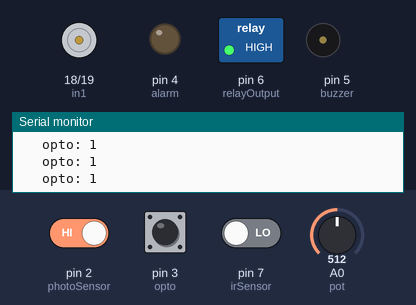
Bench run of a sketch on a simulated Arduino Uno, built with avr-gcc and run on an emulated ATmega328P. Parts: motor-driver pin pairs drawn as motors (green arrow = first pin HIGH = forward, orange = second pin HIGH = backward, longer = more drive, scaled by the enable pin), switched loads named in the sketch (green lamp = pin HIGH), output pins drawn as LEDs (lit = HIGH), buzzer (waves = sounding, pin HIGH), the last lines printed to the serial monitor. Dashed ring = blinking. The inputs (shaded band) are chosen by the test bench; at power-on: pin 3 (opto) HIGH, pin 2 (photoSensor) HIGH, pin 7 (irSensor) LOW, A0 (pot) = 512.

Above: at 1.3 s.
1.4 s: pin 3 (opto) pulled LOW for 1 s
At 2.2 s:
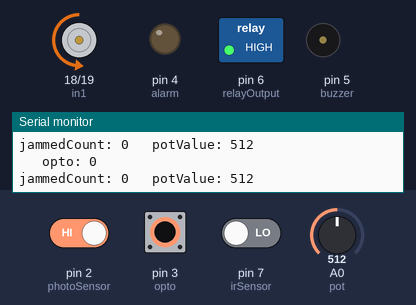
At 3.2 s:
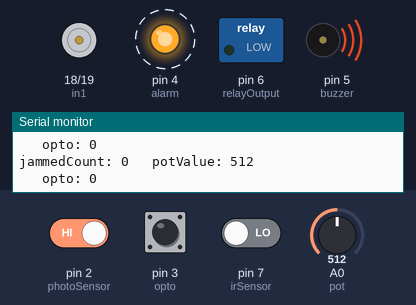
4.8 s: pin 2 (photoSensor) driven LOW
At 6.2 s:
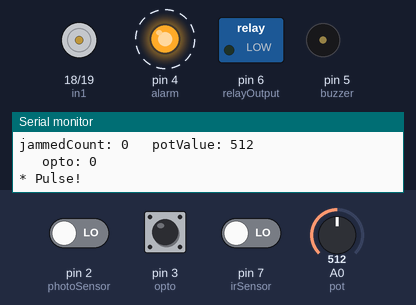
Timing chart, 0 to 13.8 s (numbered marks = the images above; inputs shaded):
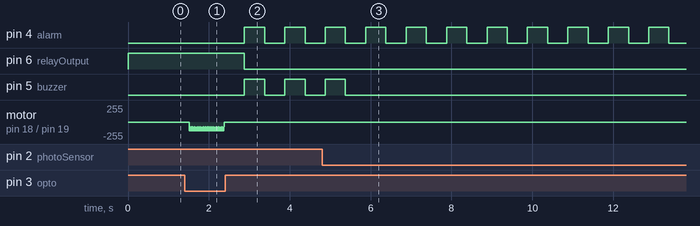

Measured:
- after the input at 1.4 s, pin 4 (alarm): alternates HIGH for 0.50 s and LOW for 0.50 s, starting after 1.5 s; pin 6 (relayOutput): HIGH → LOW after 1.5 s

The sketch:

CaseFeeder_upgrade.ino
```cpp
/*  Motor control for a Dillon Casefeeder
 *
 *   Uses sensors to detect jams of the feeder and attempts to clear the jam or shutdown if necessary.
 *
 *   -- Devices
 *   Potentiometer allows user to set the rotation speed of the feeder
 *   Photo sensor to detect rotation of the case feeder shell plate
 *   IR reflective sensor to detect cases stuck in the drop tube
 *   LEDs to indicate motor behavior (green and yellow)
 *   Red LED to indicate the feeder is stuck and needs manual attention
 *   Buzzer to alert user to the alarm
 *
 *   -- External machine interface
 *   1/8" headphone style socket
 *   Tip - system ground
 *   Ring - Input (3 - 24 VDC) allowing the rotation to be turned on/off by another machine
 *   Shield - Dry contact output indicating the system is jammed
 *
 *   -- Principle of operation:
 *   System reads the value of the potentiometer to determine desired speed.
 *   System sets the motor to forward rotation and initiates PWM output for the speed.
 *   System detects pulses from the photodiode indicating that the shell plate is rotating
 *   If the system does not detect photo pulses, it will reverse the rotation for a moment to clear the jam, and then return to normal forward operation
 *   If the system detects multiple consecutive jams, it will sound an alarm and stop the motor.  User must cycle the power switch to reset.
 *   To detect jams more quickly, the rate that photo pulses must arrive varies based upon the selected speed.
 *
*/

#define pot A0         // for setting speed
#define enA 11         // PWM output to H-Bridge
#define in1 18         // direction setting for H-Bridge
#define in2 19         // direction setting for H-Bridge
#define opto 3         // Opto-isolator for external control input
#define alarm 4        // Red LED for alarm indication
#define buzzer 5       // Sounder for alarm
#define relayOutput 6  // Provides alarm indication to external system

#define photoSensor 2  // for disk rotation
#define irSensor 7     // for droptube funnel

bool rotation = false; // indicates if the interrupt has detected a photo pulse during the last cycle through the loop
int rotationCount = 0; // how many times through the loop since the last photo pulse
int rotationMax = 55;  // how many times through the loop with no rotations to indicate a jammed rotor

int rotationLimit = 0;  // a dynamic limit that is based upon the speed setting of the potentiometer

int potValue = 0;       // current reading from the speed control pot
int forwardSpeed = 0;   // dynamic value based on potValue

int reverseSpeed = 45;  // PWM value to send to the H-Bridge when reversing
int reverseTime = 1000; // milli-seconds to reverse the motor when it jams

bool jammed = false;    // is the motor currently jammed
int jammedCount = 0;    // how many consecutive jams have been counted
int irSensorCount = 0;  // how many loops through that the IR sensor has detected a case in the droptube
int irSensorMax   = 20;  // max number of IR sensor counts until the alarm is triggered

bool runSignal = true;  // controls whether the motor should be running

void rotationSet(){ // if the photoSensor was triggered then set the rotation flag
  rotation = true;
  Serial.println("* Pulse!");
}

void startMotor(int aSpeed){  // this will brake the motor
  analogWrite(enA, 70); // apply starting pulse
  delay(10);
  analogWrite(enA, aSpeed); // set motor speed
}


void stopMotor(){  // this will brake the motor
  digitalWrite(in1, LOW);
  digitalWrite(in2, LOW);
  analogWrite(enA, 200); // apply braking pulse
  delay(500);
  analogWrite(enA, 0); // shutoff motor
}

void forwardDirection(){
  digitalWrite(in1, LOW);
  digitalWrite(in2, HIGH);
}

void reverseDirection(){
      digitalWrite(in1, HIGH);
    digitalWrite(in2, LOW);
}

void signalAlarm(){  // NOTE:  this is an END STATE, once it enters this it never leaves
  int buzzerCount = 0;
  digitalWrite(relayOutput, LOW);
  while (true){  // loop until device is reset
    digitalWrite(alarm, HIGH);
    if (buzzerCount < 3) {  // only buzz N times
      digitalWrite(buzzer, HIGH);
    }
    delay(500);
    digitalWrite(alarm, LOW);
    digitalWrite(buzzer, LOW);
    delay(500);
    buzzerCount++;
  }
}

bool checkIRsensor(){  // read the sensor and return whether to shutdown
  bool result = false;
  if (!digitalRead(irSensor)) {
    irSensorCount++;
  } else {
    irSensorCount = 0;  // if nothing in the droptube, then reset the count
  }
  if (irSensorCount > irSensorMax){
    result = true;
  }
  return result;
}

void setup() {
  // TCCR2B = TCCR2B & B11111000 | B00000010; // for PWM frequency of 3921.16 Hz
  // TCCR2B = TCCR2B & B11111000 | B00000011; // for PWM frequency of 980.39 Hz
  //TCCR2B = TCCR2B & B11111000 | B00000101; // for PWM frequency of 245.10 Hz
  pinMode(enA, OUTPUT);
  pinMode(in1, OUTPUT);
  pinMode(in2, OUTPUT);
  pinMode(alarm, OUTPUT);
  pinMode(buzzer, OUTPUT);
  pinMode(relayOutput, OUTPUT);
  digitalWrite(relayOutput, HIGH);  // turn off the alarm relay (uses inverted logic)

  pinMode(opto, INPUT_PULLUP);
  pinMode(photoSensor, INPUT_PULLUP);
  pinMode(irSensor, INPUT);

  attachInterrupt(0, rotationSet, FALLING);

  analogReference(INTERNAL);

  // Set initial rotation direction
  forwardDirection();
  Serial.begin(9600); // open the serial port at 9600 bps:

}

void loop() {
    Serial.print("   opto: ");
    Serial.println(digitalRead(opto));
  if (digitalRead(opto)) {
    runSignal = false;
  } else {
    runSignal = true;
  }

  if (runSignal){  // only do this stuff if the motor should be running
    // set the motor speed
    potValue = analogRead(pot); // Read potentiometer value
    forwardSpeed = map(potValue, 0, 1023, 5 , 255); // Map the potentiometer value from 0 to 255
    startMotor(forwardSpeed); // Send PWM signal to L298N Enable pin
    forwardDirection();

    rotationLimit = map(potValue, 0, 1023, rotationMax , 10); // Map the potentiometer value to the rotationLimit

    // check for a jammed case
    if (rotation) {
      rotation = false;
      rotationCount = 0;
      if (jammedCount > 0){
        jammedCount--;  // decrement the number of consecutive jammed conditions
      }
    } else  {
      rotationCount++;
    }
    if (rotationCount > rotationLimit) {  // check the number of cycles since the last rotation pulse
      jammed = true;
      jammedCount = jammedCount +4;
      rotationCount = 0;   // clear the rotation count
    }

    if (checkIRsensor()) {
      stopMotor();
      signalAlarm();
    }
    Serial.print("jammedCount: ");
    Serial.print(jammedCount);

    Serial.print("   potValue: ");
    Serial.println(potValue);

    if (jammedCount > 5) {
      analogWrite(enA, 0); // Stop the motor
      Serial.println(" * * * multiple jams - stopping * * *");
      signalAlarm();
    }

    // If jammed - change rotation direction
    if (jammed == true) {
      stopMotor();
      reverseDirection();
      delay(20);
      startMotor(reverseSpeed); // Send PWM signal to L298N Enable pin
      delay(reverseTime);  // reversing...
      jammed = false;

    // now reset to forward direction
      stopMotor();
      forwardDirection();
      startMotor(forwardSpeed); // Send PWM signal to L298N Enable pin
      delay(20);
      }
      delay(20);
    } else {
      analogWrite(enA, 0); // Stop the motor
      stopMotor();
    }
}
```
